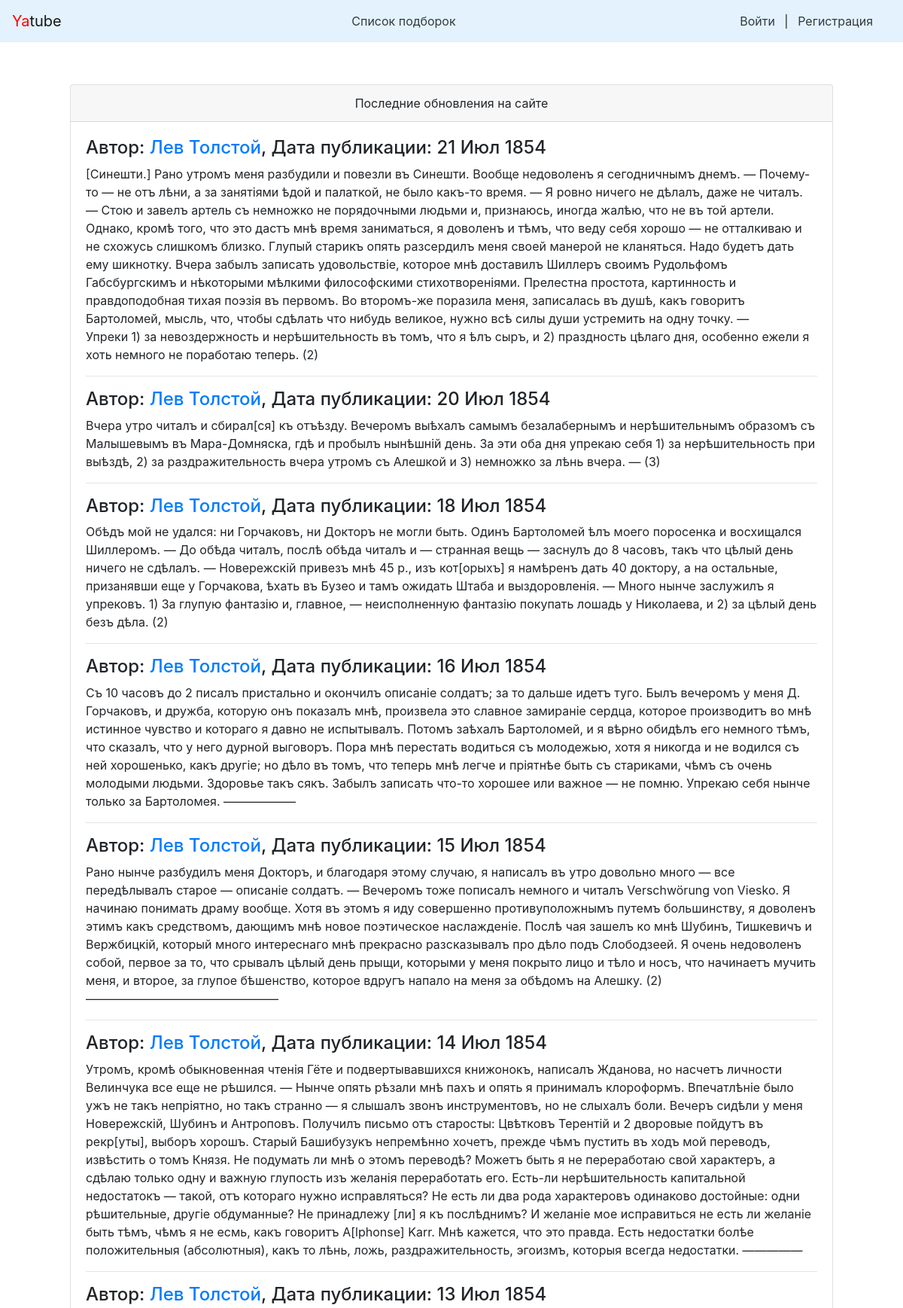
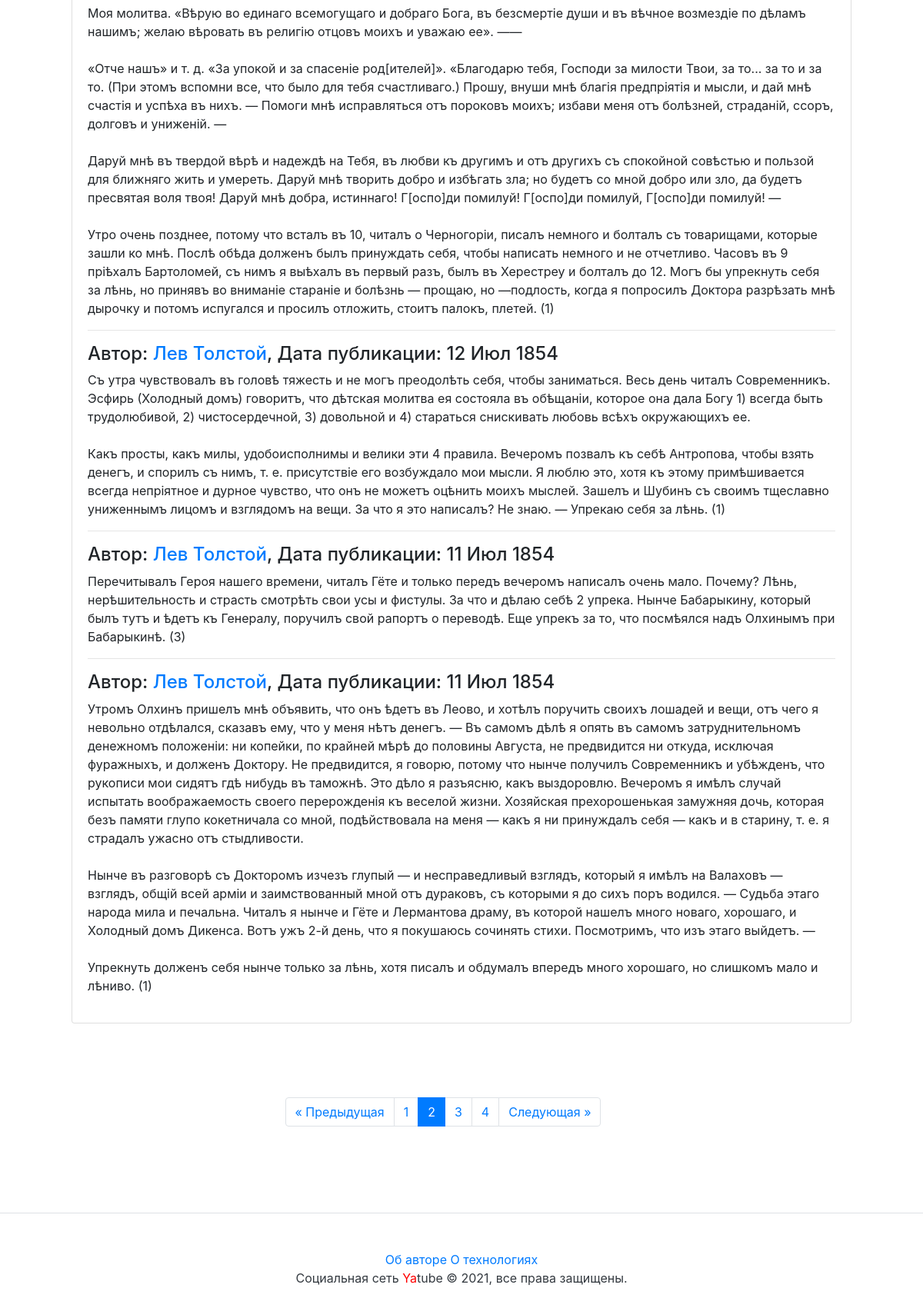
Screenshot of /?page=2 with the database file from the repository (2 pictures, top to bottom).
### posts/models.py (models this page shows, shortened)
class Post(models.Model):
    text = models.TextField(
        verbose_name='Текст записи'
    )
    pub_date = models.DateTimeField(
        verbose_name='Дата публикации',
        auto_now_add=True
    )
    author = models.ForeignKey(
        User, on_delete=models.CASCADE,
        related_name='posts', verbose_name='Автор'
    )
    group = models.ForeignKey(
        Group, on_delete=models.SET_NULL, blank=True, null=True,
        related_name='posts', verbose_name='Подборка записей'
    )
    class Meta:
        ordering = ('-pub_date',)
        verbose_name = 'Запись'
        verbose_name_plural = 'Записи'

### posts/views.py (the view)
# urls.py: path('', views.index, name='index'),
def index(request):
    post_list = Post.objects.all()
    page = pagination(request, post_list)
    return render(
        request,
        'posts/index.html',
        {'page': page},
    )

### posts/views.py (called while the page is built)
def pagination(request, objects):
    paginator = Paginator(objects, settings.PAGINATOR_DEFAULT_SIZE)
    page_number = request.GET.get('page')
    page = paginator.get_page(page_number)
    return page

### yatube/context_processors.py (called while the page is built)
def current_year(request):
    return {
        'year': dt.date.today().year,
    }

### posts/templates/posts/index.html (shortened to what this page needs)
{% extends "base.html" %}
{% block content %}
  <div class="row justify-content-center">
    <div class="col-md-12 p-5">
      <div class="card">
      <div class="card-header text-md-center">Последние обновления на сайте</div>
        <div class="card-body">
          {% for post in page %}
            <div>
              <h4>
                Автор:
                Дата публикации: {{ post.pub_date|date:"d M Y" }}
              </h4>
            </div>
            <p>{{ post.text|linebreaksbr }}</p>
            {% if not forloop.last %}
              <hr>
            {% endif %}
          {% endfor %}
        </div>
      </div>
    </div>
  </div>
{% endblock %}

### rows the page displays
Post: author.last_name "Лев Толстой ,", pub_date "21 Июл 1854", text "[Синешти.] Рано утромъ меня разбудили и повезли въ Синешти. Вообще недоволенъ я сегодничнымъ днемъ. — Почему-то — не отъ лѣни, а за занятіями ѣдой и палаткой, не было какъ-тο время. — Я ровно ничего не дѣлалъ, даже не читалъ. — Стою и завелъ артель съ немножко не порядочными людьми и, признаюсь, иногда жалѣю, что не въ той артели. Однако, кромѣ того, что это дастъ мнѣ время заниматься, я доволенъ и тѣмъ, что веду себя хорошо — не отталкиваю и не схожусь слишкомъ близко. Глупый старикъ опять разсердилъ меня своей манерой не кланяться. Надо будетъ дать ему шикнотку. Вчера забылъ записать удовольствіе, которое мнѣ доставилъ Шиллеръ своимъ Рудольфомъ Габсбургскимъ и нѣкоторыми мѣлкими…"
Post: author.last_name "Лев Толстой ,", pub_date "20 Июл 1854", text "Вчера утро читалъ и сбирал[ся] къ отъѣзду. Вечеромъ выѣхалъ самымъ безалабернымъ и нерѣшительнымъ образомъ съ Малышевымъ въ Мара-Домняска, гдѣ и пробылъ нынѣшній день. За эти оба дня упрекаю себя 1) за нерѣшительность при выѣздѣ, 2) за раздражительность вчера утромъ съ Алешкой и 3) немножко за лѣнь вчера. — (3)"
Post: author.last_name "Лев Толстой ,", pub_date "18 Июл 1854", text "Обѣдъ мой не удался: ни Горчаковъ, ни Докторъ не могли быть. Одинъ Бартоломей ѣлъ моего поросенка и восхищался Шиллеромъ. — До обѣда читалъ, послѣ обѣда читалъ и — странная вещь — заснулъ до 8 часовъ, такъ что цѣлый день ничего не сдѣлалъ. — Новережскій привезъ мнѣ 45 р., изъ кот[орыхъ] я намѣренъ дать 40 доктору, а на остальные, призанявши еще у Горчакова, ѣхать въ Бузео и тамъ ожидать Штаба и выздоровленія. — Много нынче заслужилъ я упрековъ. 1) За глупую фантазію и, главное, — неисполненную фантазію покупать лошадь у Николаева, и 2) за цѣлый день безъ дѣла. (2)"
Post: author.last_name "Лев Толстой ,", pub_date "16 Июл 1854", text "Съ 10 часовъ до 2 писалъ пристально и окончилъ описаніе солдатъ; за то дальше идетъ туго. Былъ вечеромъ у меня Д. Горчаковъ, и дружба, которую онъ показалъ мнѣ, произвела это славное замираніе сердца, которое производитъ во мнѣ истинное чувство и котораго я давно не испытывалъ. Потомъ заѣхалъ Бартоломей, и я вѣрно обидѣлъ его немного тѣмъ, что сказалъ, что у него дурной выговоръ. Пора мнѣ перестать водиться съ молодежью, хотя я никогда и не водился съ ней хорошенько, какъ другіе; но дѣло въ томъ, что теперь мнѣ легче и пріятнѣе быть съ стариками, чѣмъ съ очень молодыми людьми. Здоровье такъ сякъ. Забылъ записать что-то хорошее или важное — не помню. Упрекаю себя нынче только за Бартоломея.…"
Post: author.last_name "Лев Толстой ,", pub_date "15 Июл 1854", text "Рано нынче разбудилъ меня Докторъ, и благодаря этому случаю, я написалъ въ утро довольно много — все передѣлывалъ старое — описаніе солдатъ. — Вечеромъ тоже пописалъ немного и читалъ Verschwörung von Viesko. Я начинаю понимать драму вообще. Хотя въ этомъ я иду совершенно противуположнымъ путемъ большинству, я доволенъ этимъ какъ средствомъ, дающимъ мнѣ новое поэтическое наслажденіе. Послѣ чая зашелъ ко мнѣ Шубинъ, Тишкевичъ и Вержбицкій, который много интереснаго мнѣ прекрасно разсказывалъ про дѣло подъ Слободзеей. Я очень недоволенъ собой, первое за то, что срывалъ цѣлый день прыщи, которыми у меня покрыто лицо и тѣло и носъ, что начинаетъ мучить меня, и второе, за глупое бѣшенство,…"
Post: author.last_name "Лев Толстой ,", pub_date "14 Июл 1854", text "Утромъ, кромѣ обыкновенная чтенія Гёте и подвертывавшихся книжонокъ, написалъ Жданова, но насчетъ личности Велинчука все еще не рѣшился. — Нынче опять рѣзали мнѣ пахъ и опять я принималъ клороформъ. Впечатлѣніе было ужъ не такъ непріятно, но такъ странно — я слышалъ звонъ инструментовъ, но не слыхалъ боли. Вечеръ сидѣли у меня Новережскій, Шубинъ и Антроповъ. Получилъ письмо отъ старосты: Цвѣтковъ Терентій и 2 дворовые пойдутъ въ рекр[уты], выборъ хорошъ. Старый Башибузукъ непремѣнно хочетъ, прежде чѣмъ пустить въ ходъ мой переводъ, извѣстить о томъ Князя. Не подумать ли мнѣ о этомъ переводѣ? Можетъ быть я не переработаю свой характеръ, a сдѣлаю только одну и важную глупость изъ желанія…"
Post: author.last_name "Лев Толстой ,", pub_date "13 Июл 1854", text "Моя молитва. «Вѣрую во единаго всемогущаго и добраго Бога, въ безсмертіе души и въ вѣчное возмездіе по дѣламъ нашимъ; желаю вѣровать въ религію отцовъ моихъ и уважаю ее». —— «Отче нашъ» и т. д. «За упокой и за спасеніе род[ителей]». «Благодарю тебя, Господи за милости Твои, за то... за то и за то. (При этомъ вспомни все, что было для тебя счастливаго.) Прошу, внуши мнѣ благія предпріятія и мысли, и дай мнѣ счастія и успѣха въ нихъ. — Помоги мнѣ исправляться отъ пороковъ моихъ; избави меня отъ болѣзней, страданій, ссоръ, долговъ и униженій. — Даруй мнѣ въ твердой вѣрѣ и надеждѣ на Тебя, въ любви къ другимъ и отъ другихъ съ спокойной совѣстью и пользой для ближняго жить и умереть. Даруй мнѣ…"
Post: author.last_name "Лев Толстой ,", pub_date "12 Июл 1854", text "Съ утра чувствовалъ въ головѣ тяжесть и не могъ преодолѣть себя, чтобы заниматься. Весь день читалъ Современникъ. Эсфирь (Холодный домъ) говоритъ, что дѣтская молитва ея состояла въ обѣщаніи, которое она дала Богу 1) всегда быть трудолюбивой, 2) чистосердечной, 3) довольной и 4) стараться снискивать любовь всѣхъ окружающихъ ее. Какъ просты, какъ милы, удобоисполнимы и велики эти 4 правила. Вечеромъ позвалъ къ себѣ Антропова, чтобы взять денегъ, и спорилъ съ нимъ, т. е. присутствіе его возбуждало мои мысли. Я люблю это, хотя къ этому примѣшивается всегда непріятное и дурное чувство, что онъ не можетъ оцѣнить моихъ мыслей. Зашелъ и Шубинъ съ своимъ тщеславно униженнымъ лицомъ и взглядомъ на…"
Post: author.last_name "Лев Толстой ,", pub_date "11 Июл 1854", text "Перечитывалъ Героя нашего времени, читалъ Гёте и только передъ вечеромъ написалъ очень мало. Почему? Лѣнь, нерѣшительность и страсть смотрѣть свои усы и фистулы. За что и дѣлаю себѣ 2 упрека. Нынче Бабарыкину, который былъ тутъ и ѣдетъ къ Генералу, поручилъ свой рапортъ о переводѣ. Еще упрекъ за то, что посмѣялся надъ Олхинымъ при Бабарыкинѣ. (3)"
Post: author.last_name "Лев Толстой ,", pub_date "11 Июл 1854", text "Утромъ Олхинъ пришелъ мнѣ объявить, что онъ ѣдетъ въ Леово, и хотѣлъ поручить своихъ лошадей и вещи, отъ чего я невольно отдѣлался, сказавъ ему, что у меня нѣтъ денегъ. — Въ самомъ дѣлѣ я опять въ самомъ затруднительномъ денежномъ положеніи: ни копейки, по крайней мѣрѣ до половины Августа, не предвидится ни откуда, исключая фуражныхъ, и долженъ Доктору. Не предвидится, я говорю, потому что нынче получилъ Современникъ и убѣжденъ, что рукописи мои сидятъ гдѣ нибудь въ таможнѣ. Это дѣло я разъясню, какъ выздоровлю. Вечеромъ я имѣлъ случай испытать воображаемость своего перерожденія къ веселой жизни. Хозяйская прехорошенькая замужняя дочь, которая безъ памяти глупо кокетничала со мной,…"

### other values shown
{{ i }} "1" "3" "4"
{{ i }} "2"
